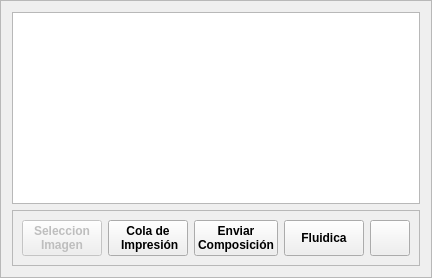
       <widget class="QFrame" name="frame_6">
        <property name="sizePolicy">
         <sizepolicy hsizetype="Preferred" vsizetype="Preferred">
          <horstretch>1</horstretch>
          <verstretch>2</verstretch>
         </sizepolicy>
        </property>
        <property name="frameShape">
         <enum>QFrame::StyledPanel</enum>
        </property>
        <property name="frameShadow">
         <enum>QFrame::Raised</enum>
        </property>
        <layout class="QGridLayout" name="gridLayout_13">
         <item row="0" column="0">
          <widget class="QGraphicsView" name="m_GraphicsView">
           <property name="sizePolicy">
            <sizepolicy hsizetype="Expanding" vsizetype="Preferred">
             <horstretch>0</horstretch>
             <verstretch>0</verstretch>
            </sizepolicy>
           </property>
          </widget>
         </item>
         <item row="1" column="0">
          <widget class="QFrame" name="frame">
           <property name="sizePolicy">
            <sizepolicy hsizetype="Preferred" vsizetype="Fixed">
             <horstretch>0</horstretch>
             <verstretch>0</verstretch>
            </sizepolicy>
           </property>
           <property name="maximumSize">
            <size>
             <width>16777215</width>
             <height>75</height>
            </size>
           </property>
           <property name="frameShape">
            <enum>QFrame::StyledPanel</enum>
           </property>
           <property name="frameShadow">
            <enum>QFrame::Raised</enum>
           </property>
           <layout class="QGridLayout" name="gridLayout_19">
            <item row="0" column="0">
             <widget class="QPushButton" name="SelImgFija">
              <property name="enabled">
               <bool>false</bool>
              </property>
              <property name="sizePolicy">
               <sizepolicy hsizetype="Fixed" vsizetype="Fixed">
                <horstretch>0</horstretch>
                <verstretch>0</verstretch>
               </sizepolicy>
              </property>
              <property name="maximumSize">
               <size>
                <width>125</width>
                <height>50</height>
               </size>
              </property>
              <property name="font">
               <font>
                <pointsize>9</pointsize>
                <weight>75</weight>
                <bold>true</bold>
               </font>
              </property>
              <property name="text">
               <string>Seleccion
Imagen</string>
              </property>
              <property name="icon">
               <iconset resource="../../Xaar/InkjetModule/InkjetModule/shared.qrc">
                <normaloff>:/res/images/folder_images.png</normaloff>:/res/images/folder_images.png</iconset>
              </property>
              <property name="iconSize">
               <size>
                <width>32</width>
                <height>32</height>
               </size>
              </property>
             </widget>
            </item>
            <item row="0" column="1">
             <widget class="QPushButton" name="m_ColaButton">
              <property name="sizePolicy">
               <sizepolicy hsizetype="Fixed" vsizetype="Fixed">
                <horstretch>0</horstretch>
                <verstretch>0</verstretch>
               </sizepolicy>
              </property>
              <property name="maximumSize">
               <size>
                <width>125</width>
                <height>50</height>
               </size>
              </property>
              <property name="font">
               <font>
                <pointsize>9</pointsize>
                <weight>75</weight>
                <bold>true</bold>
               </font>
              </property>
              <property name="text">
               <string>Cola de
 Impresión</string>
              </property>
              <property name="icon">
               <iconset resource="../../Xaar/InkjetModule/InkjetModule/shared.qrc">
                <normaloff>:/res/images/cola.png</normaloff>:/res/images/cola.png</iconset>
              </property>
              <property name="iconSize">
               <size>
                <width>32</width>
                <height>32</height>
               </size>
              </property>
             </widget>
            </item>
            <item row="0" column="2">
             <widget class="QPushButton" name="SendIni">
              <property name="sizePolicy">
               <sizepolicy hsizetype="Fixed" vsizetype="Fixed">
                <horstretch>0</horstretch>
                <verstretch>0</verstretch>
               </sizepolicy>
              </property>
              <property name="maximumSize">
               <size>
                <width>125</width>
                <height>50</height>
               </size>
              </property>
              <property name="font">
               <font>
                <pointsize>9</pointsize>
                <weight>75</weight>
                <bold>true</bold>
               </font>
              </property>
              <property name="text">
               <string>Enviar
Composición</string>
              </property>
              <property name="icon">
               <iconset resource="../../Xaar/InkjetModule/InkjetModule/shared.qrc">
                <normaloff>:/res/images/sendini.png</normaloff>:/res/images/sendini.png</iconset>
              </property>
              <property name="iconSize">
               <size>
                <width>32</width>
                <height>32</height>
               </size>
              </property>
             </widget>
            </item>
            <item row="0" column="3">
             <widget class="QPushButton" name="m_pbFluidica">
              <property name="sizePolicy">
               <sizepolicy hsizetype="Fixed" vsizetype="Fixed">
                <horstretch>0</horstretch>
                <verstretch>0</verstretch>
               </sizepolicy>
              </property>
              <property name="maximumSize">
               <size>
                <width>125</width>
                <height>50</height>
               </size>
              </property>
              <property name="font">
               <font>
                <pointsize>9</pointsize>
                <weight>75</weight>
                <bold>true</bold>
               </font>
              </property>
              <property name="text">
               <string>Fluidica</string>
              </property>
              <property name="icon">
               <iconset resource="../../Xaar/InkjetModule/InkjetModule/shared.qrc">
                <normaloff>:/res/images/ksplash.png</normaloff>:/res/images/ksplash.png</iconset>
              </property>
              <property name="iconSize">
               <size>
                <width>32</width>
                <height>32</height>
               </size>
              </property>
             </widget>
            </item>
            <item row="0" column="4">
             <widget class="QPushButton" name="m_EmergencyStop">
              <property name="sizePolicy">
               <sizepolicy hsizetype="Fixed" vsizetype="Fixed">
                <horstretch>0</horstretch>
                <verstretch>0</verstretch>
               </sizepolicy>
              </property>
              <property name="maximumSize">
               <size>
                <width>125</width>
                <height>50</height>
               </size>
              </property>
              <property name="text">
               <string/>
              </property>
              <property name="icon">
               <iconset resource="../../Xaar/InkjetModule/InkjetModule/shared.qrc">
                <normaloff>:/res/images/error.png</normaloff>:/res/images/error.png</iconset>
              </property>
              <property name="iconSize">
               <size>
                <width>32</width>
                <height>32</height>
               </size>
              </property>
             </widget>
            </item>
           </layout>
          </widget>
         </item>
        </layout>
       </widget>
